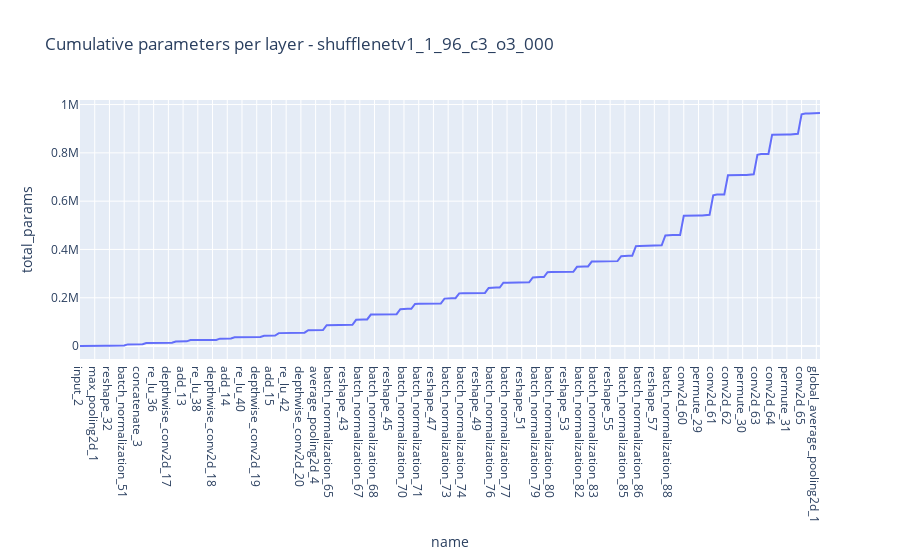

Notebook cell for this chart:
### Code cell
fig4 = px.line(df, x="name", y= "total_params",
    title=f"Cumulative parameters per layer - {model_name}")
#fig.add_hline(y=256000, line_width=3, line_dash="dash", line_color="orange", annotation_text="256 kB MCU constraint", 
#              annotation_position="bottom right")
#fig.update_layout(showlegend=True)
fig4.show()

### Figure 1 — Plotly figure (JSON) as saved in the notebook; plotly's stock layout.template omitted (floating-point values rounded to 4 significant figures; data arrays with more than 128 entries replaced by an {"elided": "..."} marker saying what was removed)
{"data": [{"hovertemplate": "name=%{x}<br>total_params=%{y}<extra></extra>", "legendgroup": "", "line": {"color": "#636efa", "dash": "solid"}, "marker": {"symbol": "circle"}, "mode": "lines", "name": "", "orientation": "v", "showlegend": false, "type": "scatter", "x": {"elided": "202 str values"}, "xaxis": "x", "y": {"elided": "202 int values"}, "yaxis": "y"}], "layout": {"legend": {"tracegroupgap": 0}, "title": {"text": "Cumulative parameters per layer - shufflenetv1_1_96_c3_o3_000"}, "xaxis": {"anchor": "y", "domain": [0, 1], "title": {"text": "name"}}, "yaxis": {"anchor": "x", "domain": [0, 1], "title": {"text": "total_params"}}}}
